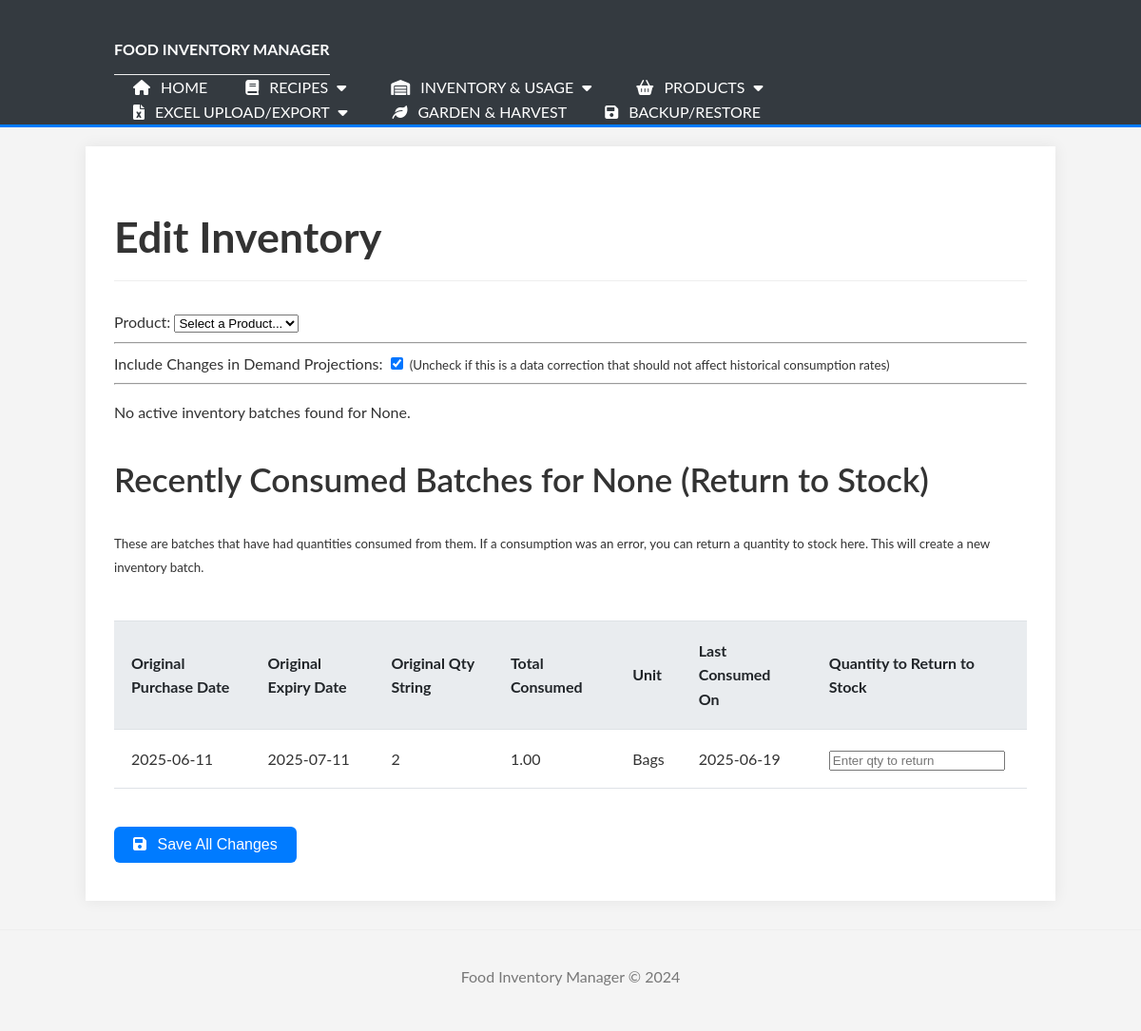
The page /inventory/edit?product_id=2 on the database its author committed.
### tables this page shows
CREATE TABLE products (
                        id INTEGER PRIMARY KEY AUTOINCREMENT,
                        name TEXT NOT NULL UNIQUE,
                        category TEXT,
                        subcategory TEXT,
                        unit_of_measure TEXT NOT NULL,
                        default_expiry_days INTEGER NOT NULL,
                        par_level REAL DEFAULT 0,
                        max_holding_amount REAL DEFAULT 0,
    purchase_location TEXT,
    consumption_override_rate REAL DEFAULT NULL
                    );

### app.py (the view, shortened to what this page needs)
@app.route('/inventory/edit', methods=['GET', 'POST'])
def edit_inventory_view():
    products_for_dropdown = manager.get_all_products()
    selected_product_id = request.args.get('product_id')
    inventory_batches = []
    selected_product_name = None
    if selected_product_id:
        try:
            inventory_batches = manager.get_inventory_batches_for_product(
                product_id=int(selected_product_id),
                limit=4,
                order_by_id_desc=True
            )
            selected_product = manager.get_product(int(selected_product_id))
            if selected_product:
                selected_product_name = selected_product['name']
        except ValueError: # Handles error from int(selected_product_id)
            flash("Invalid product ID format provided.", "error")
            selected_product_id = None # Reset to avoid further errors
            inventory_batches = [] # Ensure it's an empty list
    products_for_dropdown = manager.get_all_products() # Assuming this fetches all product names and IDs
    selected_product_id_from_arg = request.args.get('product_id')
    active_inventory_batches = [] # Renamed from inventory_batches for clarity
    recently_consumed_batches = []
    selected_product_name_display = None # Renamed from selected_product_name
    if selected_product_id_from_arg:
        try:
            product_id_int_for_get = int(selected_product_id_from_arg)
            active_inventory_batches = manager.get_inventory_batches_for_product(
                product_id=product_id_int_for_get,
                limit=4, # Keep existing limit for active batches
                order_by_id_desc=True # Most recent first
            )
            recently_consumed_batches = manager.get_recently_consumed_batch_info(
                product_id=product_id_int_for_get,
                limit=5 # Example: show up to 5 recently consumed distinct batch origins
            )
            selected_product_details = manager.get_product(product_id_int_for_get)
            if selected_product_details:
                selected_product_name_display = selected_product_details['name']
        except ValueError:
            flash("Invalid product ID format provided in URL.", "error")
            selected_product_id_from_arg = None # Reset to avoid further errors
    return render_template('edit_inventory.html',
                           products=products_for_dropdown,
                           selected_product_id=selected_product_id_from_arg, # Pass the validated/processed ID
                           selected_product_name=selected_product_name_display, # Pass the name for display
                           active_inventory_batches=active_inventory_batches,
                           recently_consumed_batches=recently_consumed_batches) # Pass new data to template

### Food_manager.py (called while the page is built)
    def _get_db_connection(self):
        if self.conn and self.db_filepath == ":memory:":
            return self.conn
        conn = sqlite3.connect(self.db_filepath)
        conn.row_factory = sqlite3.Row # Access columns by name
        return conn

### templates/edit_inventory.html (shortened to what this page needs)
{% extends "base.html" %}
{% block content %}
<h1>Edit Inventory</h1>
<form method="POST" action="{{ url_for('edit_inventory_view') }}">
    <div>
        <label for="product_id">Product:</label>
        <select id="product_id" name="product_id_dropdown" required>
            <option value="">Select a Product...</option>
        </select>
    </div>
    <hr>
    <div>
        <label for="include_in_projections">Include Changes in Demand Projections:</label>
        <input type="checkbox" id="include_in_projections" name="include_in_projections" value="true" checked>
        <small>(Uncheck if this is a data correction that should not affect historical consumption rates)</small>
    </div>
    <hr>
    {% if active_inventory_batches %}
    <h2>Active Inventory Batches for {{ selected_product_name }}</h2>
    <div class="table-responsive-wrapper">
        <table>
            <thead>
                <tr>
                    <th>Batch ID</th>
                    <th>Current Quantity</th>
                    <th>Unit</th>
                    <th>Purchase Date</th>
                    <th>Expiry Date</th>
                    <th>New Quantity</th>
                    <th>New Purchase Date</th>
                    <th>New Expiry Date</th>
                </tr>
            </thead>
            <tbody>
                {% for batch in active_inventory_batches %}
                <tr>
                    <td>{{ batch.id }}<input type="hidden" name="active_batch_id_{{ loop.index0 }}" value="{{ batch.id }}"></td>
                    <td>{{ batch.quantity }}</td>
                    <td>{{ batch.unit_of_measure }}</td>
                    <td>{{ batch.purchase_date.isoformat() if batch.purchase_date else 'N/A' }}</td>
                    <td>{{ batch.expiry_date.isoformat() if batch.expiry_date else 'N/A' }}</td>
                    <td><input type="number" step="any" name="active_quantity_{{ loop.index0 }}" value="{{ batch.quantity }}"></td>
                    <td><input type="date" name="active_purchase_date_{{ loop.index0 }}" value="{{ batch.purchase_date.isoformat() if batch.purchase_date else '' }}"></td>
                    <td><input type="date" name="active_expiry_date_{{ loop.index0 }}" value="{{ batch.expiry_date.isoformat() if batch.expiry_date else '' }}"></td>
                </tr>
                {% endfor %}
            </tbody>
        </table>
    </div>
    {% elif selected_product_id %}
    <p>No active inventory batches found for {{ selected_product_name }}.</p>
    {% endif %}
    {% if recently_consumed_batches %}
    <h2>Recently Consumed Batches for {{ selected_product_name }} (Return to Stock)</h2>
    <p><small>These are batches that have had quantities consumed from them. If a consumption was an error, you can return a quantity to stock here. This will create a new inventory batch.</small></p>
    <div class="table-responsive-wrapper">
        <table>
            <thead>
                <tr>
                    <th>Original Purchase Date</th>
                    <th>Original Expiry Date</th>
                    <th>Original Qty String</th>
                    <th>Total Consumed</th>
                    <th>Unit</th>
                    <th>Last Consumed On</th>
                    <th>Quantity to Return to Stock</th>
                </tr>
            </thead>
            <tbody>
                {% for batch in recently_consumed_batches %}
                <tr>
                    <td>
                        {{ batch.purchase_date if batch.purchase_date else 'N/A' }}
                    </td>
                    <td>{{ batch.expiry_date if batch.expiry_date else 'N/A' }}</td>
                    <td>{{ batch.original_quantity_string if batch.original_quantity_string else 'N/A' }}</td>
                    <td>{{ "%.2f"|format(batch.total_quantity_consumed_from_batch) if batch.total_quantity_consumed_from_batch is number else batch.total_quantity_consumed_from_batch }}</td>
                    <td>{{ batch.unit_of_measure if batch.unit_of_measure else 'N/A' }}</td>
                    <td>{{ batch.last_consumed_date if batch.last_consumed_date else 'N/A' }}</td>
                    <td><input type="number" step="any" name="consumed_return_quantity_{{ loop.index0 }}" placeholder="Enter qty to return"></td>
                </tr>
                {% endfor %}
            </tbody>
        </table>
    </div>
    {% elif selected_product_id %}
    <p>No recently consumed batch history found for {{ selected_product_name }} to return to stock.</p>
    {% endif %}
    {% if selected_product_id %}
    <div style="margin-top: 20px;">
        <button type="submit" class="button"><i class="fas fa-save"></i> Save All Changes</button>
    </div>
    {% endif %}
</form>
{% endblock %}

### static/style.css (style rules this page uses)
body { font-family: 'Lato', Arial, sans-serif; margin: 0; padding: 0; background-color: #f4f4f4; color: #333; line-height: 1.6; }
h1, h2, h3 { color: #333; }
h1, h1.page-title { font-size: 2.8em; font-weight: 700; margin-bottom: 30px; color: #333; border-bottom: 1px solid #eee; padding-bottom: 10px; }
h2 { font-size: 2.2em; font-weight: 600; margin-bottom: 25px; }
p { margin-bottom: 1.5em; }
table { width: 100%; border-collapse: collapse; margin-top: 20px; border-top: 1px solid #dee2e6; }
th, td { padding: 18px; border: none; border-bottom: 1px solid #dee2e6; text-align: left; vertical-align: middle; }
th { background-color: #e9ecef; color: #212529; font-weight: bold; }
.button, .nav-link-button { display: inline-block; margin-top: 20px; padding: 10px 20px; background-color: #007bff; color: white !important; border-radius: 6px; text-decoration: none; border: none; cursor: pointer; font-size: 1em; margin-right: 10px; margin-bottom: 10px; transition: background-color 0.2s ease-out, box-shadow 0.2s ease-out; }
.button i, .nav-link-button i { margin-right: 7px; }
.table-responsive-wrapper { overflow-x: auto; margin-top: 20px; margin-bottom: 20px; }

### rows shown on the page
products: purchase_date "2025-06-11", expiry_date "2025-07-11", id "2", par_level "1.00", unit_of_measure "Bags", last_consumed_date "2025-06-19"

### other values the page prints
{{ selected_product_name }} "None"
